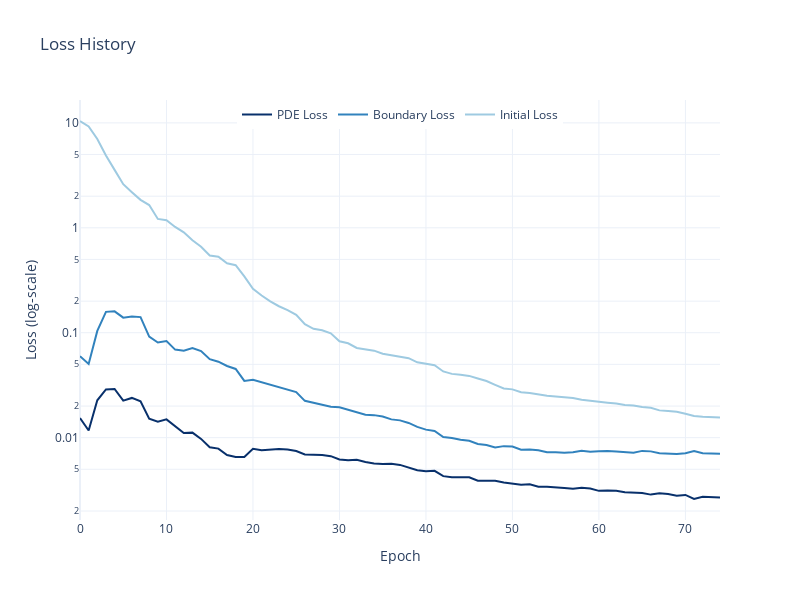

This figure's notebook cell:
### Code cell
with_elu = trainer.closure.get_state()
plot_loss(with_elu, smooth=False)

elu_l2 = compare_with_mc(model, params, n_prices=200,
                          n_simulations=10_000, dtype=dtype, device=device, seed=42)['l2_rel_error']
print("L2 Error: ", elu_l2*100)
